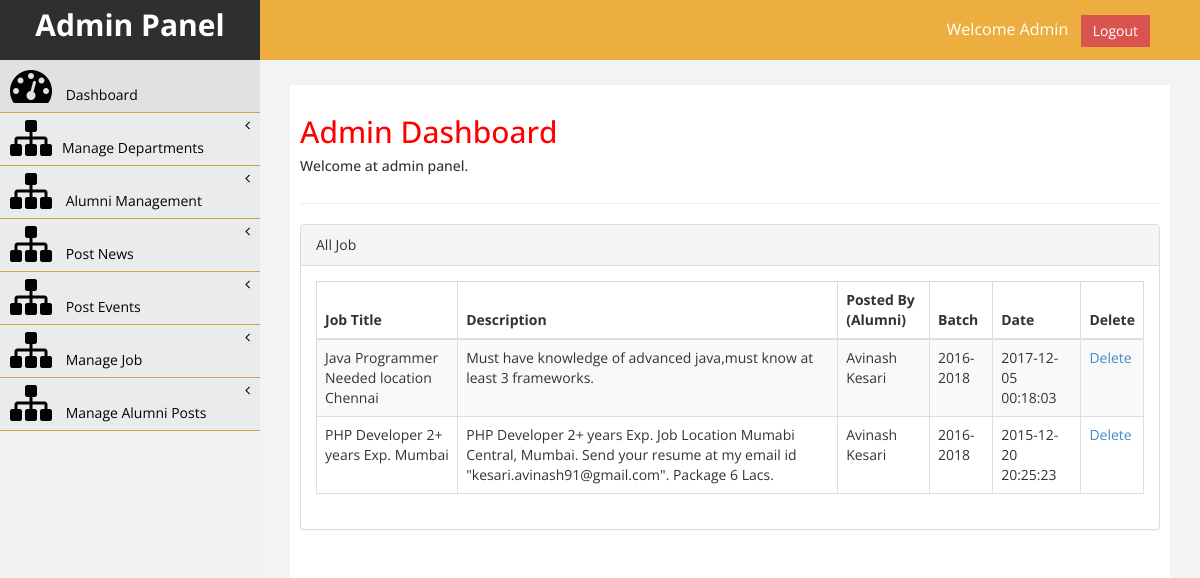
The app's page /admin/job-all.php (signed in) with its own data.
### tables this page shows
CREATE TABLE IF NOT EXISTS `job` (
  `jobId` int(11) NOT NULL AUTO_INCREMENT,
  `jobAluId` int(11) NOT NULL,
  `jobTitle` varchar(200) NOT NULL,
  `jobDesc` varchar(1000) NOT NULL,
  `jobAttachment` varchar(200) NOT NULL,
  `jobDate_Time` datetime NOT NULL,
  `jobStatus` varchar(10) NOT NULL,
  PRIMARY KEY (`jobId`)
);

CREATE TABLE IF NOT EXISTS `alumni` (
  `aluId` int(11) NOT NULL AUTO_INCREMENT,
  `aluColId` int(11) NOT NULL,
  `aluDepId` int(11) NOT NULL,
  `aluCouId` int(11) NOT NULL,
  `aluName` varchar(50) NOT NULL,
  `aluFName` varchar(50) NOT NULL,
  `aluBatch` varchar(50) NOT NULL,
  `aluEmail` varchar(100) NOT NULL,
  `aluPhone` varchar(15) NOT NULL,
  `aluPwd` varchar(50) NOT NULL,
  `aluResume` varchar(100) NOT NULL,
  `aluDate_Time` datetime NOT NULL,
  `aluStatus` varchar(10) NOT NULL,
  `aluImg` varchar(200) NOT NULL,
  PRIMARY KEY (`aluId`)
);

### admin/phplib/dataservice.php (called while the page is built, shortened)
<?php
class dataservice
{
    private
       $db_connect;
   function __construct()
    {
        global $PROJECTTYPE;
        try
        {
			$this->db_connect=mysqli_connect('localhost','root','','alumnidb');
            $this->secureSuperGlobalGET($this->db_connect);
            $this->secureSuperGlobalPOST($this->db_connect);
            $this->secureSuperGlobalREQUEST($this->db_connect);
        	}
        catch( exception $ex)
        {
            if ($PROJECTTYPE == "app")
            {
                echo "hjjkkk";
            throw new logicalexceptionInApp($ex);
            }
            else
            $this->db_exception($ex->getMessage());
        }
    }
    function fetch_query($query)
    {
       global $PROJECTTYPE;
           try
           {
           $query_result=mysqli_query($this->db_connect,$query);
               return $query_result;
          }
          catch(exception $ex)
          {
              if ($PROJECTTYPE == "app")
                throw new logicalexceptionInApp($query."<br><br>".$ex);
                else
                $this->db_exception($ex);
          }
   }
 }
 ?>

### admin/job-all.php (the view, shortened to what this page needs)
<?php
 include_once ("phplib/dataservice.php");
?>
<!DOCTYPE html>
<html xmlns="http://www.w3.org/1999/xhtml">
<head>
    <?php include "css.php"; ?>
</head>
<body>
    <div id="wrapper">
            <?php include "nav.php";?>
            <?php include "side-menu.php"; ?>
           <div id="page-wrapper" >
            <div id="page-inner">
                   <div class="row">
                    <div class="col-md-12">
                     <h2>Admin Dashboard</h2>
                        <h5>Welcome at admin panel. </h5>
                    </div>
                </div>
                  <hr />
                  <div class="row" >
                    <div class="col-md-12 col-sm-12 col-xs-12">
                    <div class="panel panel-default">
                        <div class="panel-heading">
                           All Job
                        </div>
                        <div class="panel-body">
                            <div class="table-responsive">
                                <table class="table table-striped table-bordered table-hover">
                                    <thead>
                                          <tr>
                                            <th>Job Title</th>
                                            <th>Description</th>
                                            <th>Posted By (Alumni)</th>
                                            <th>Batch</th>
                                            <th>Date</th>
                                            <th>Delete</th>
                                          </tr>
                                    </thead>
                                    <tbody>
                                         <?php
                                                $ds=new dataservice();
                                                $res=$ds->fetch_query("select * from job,alumni where job.jobAluId=alumni.aluId order by jobId desc");
                                                while($row=mysqli_fetch_assoc($res))
                                                {
                                                    echo '<tr>
                                                            <td>'.$row["jobTitle"].'</td>
                                                             <td>'.$row["jobDesc"].'</td>
                                                              <td>'.$row["aluName"].'</td>
                                                             <td>'.$row["aluBatch"].'</td>
                                                            <td>'.$row["jobDate_Time"].'</td>
                                                           <td><a href="job-all.php?del='.$row["jobId"].'">Delete</a></td>
                                                           </tr>';
                                                }
                                         ?>
                                    </tbody>
                                </table>
                            </div>
                        </div>
                    </div>
                    </div>
            </div>
    </div>
            </div>
        </div>
</body>
</html>

### admin/assets/css/custom.css (style rules this page uses)
body { font-family: 'Open Sans', sans-serif; }
#wrapper { width: 100%; background:#f1f2f3; }
#page-wrapper { padding: 15px 15px; min-height: 600px; background:#F3F3F3; }
#page-inner { width:100%; margin:10px 20px 10px 0px; background-color:#fff!important; padding:10px; min-height:1200px; }
h2 { color: #f00; }
@media (min-width:768px) { #page-wrapper { margin: 0 0 0 260px; padding: 15px 30px; min-height: 1200px; } }

### records on screen
job: jobTitle "Java Programmer Needed location Chennai", jobDesc "Must have knowledge of advanced java,must know at least 3 frameworks.", alumni.aluName "Avinash Kesari", alumni.aluBatch "2016-2018", jobDate_Time "2017-12-05 00:18:03"
job: jobTitle "PHP Developer 2+ years Exp. Mumbai", jobDesc "PHP Developer 2+ years Exp. Job Location Mumabi Central, Mumbai. Send your resume at my email id \"kesari.avinash91@gmail.com\". Package 6 Lacs.", alumni.aluName "Avinash Kesari", alumni.aluBatch "2016-2018", jobDate_Time "2015-12-20 20:25:23"
